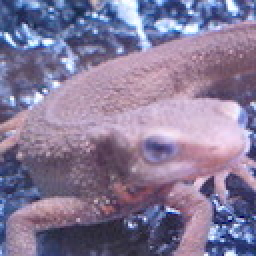
#> input picture backend/files/sample/imori.jpeg, 128 x 128 px (shown 2 times larger)
$ python q25.py
#> lines starting #> are read from the running program, lines starting #| are printed output that depends on the picture
#> in solve, img is the input picture: shape (128, 128, 3); mean B, G, R 152.8, 121.8, 134.1
import matplotlib.pyplot as plt
import numpy as np
import cv2
import datetime
from PIL import Image

def nearest_neighbor_interpolate(img: np.ndarray, ax: float=1.5, ay: float=1.5):
#> called with ax = 1.5, ay = 1.5
	H, W, C = img.shape
#> H = 128; W = 128; C = 3

	aH = int(ay * H)
#> aH = 192
	aW = int(ax * W)
#> aW = 192

	# y軸、x軸の元画像インデックス
	y_index = np.round(np.repeat(np.arange(aH) / ay, aW)).astype(np.uint8)
	x_index = np.round(np.tile(np.arange(aW) / ax, aH)).astype(np.uint8)

	# ファンシーインデックスで選択
	out = img[y_index, x_index, :].reshape([aH, aW, -1])
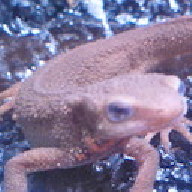
#> out: shape (192, 192, 3); mean B, G, R 152.8, 121.8, 134.1

	out = out.astype(np.uint8)

	return out


def solve(file_path: str, save_dir: str = "files/"):
    img = cv2.imread(file_path)

    img_result = nearest_neighbor_interpolate(img)

    dt_now = datetime.datetime.now()
    save_path = f"{dt_now.strftime('%Y%m%d%H%M%S')}.jpg"
    cv2.imwrite(save_dir + save_path, img_result)
    return {"path": save_path}


if __name__ == "__main__":
	sample_path = "../../files/sample/imori.jpeg"
	save_dir = "../../files/"
	result_path = save_dir + solve(sample_path, save_dir)["path"]

	plt.figure(figsize=(12, 3))
	plt.subplot(1, 2, 1)
	plt.title('input')
	sample_image = Image.open(sample_path)
	sample_array = np.asarray(sample_image)
	plt.imshow(sample_array)

	plt.subplot(1, 2, 2)
	plt.title('output')
	result_image = Image.open(result_path)
	result_array = np.asarray(result_image)
	plt.imshow(result_array)
	plt.show()
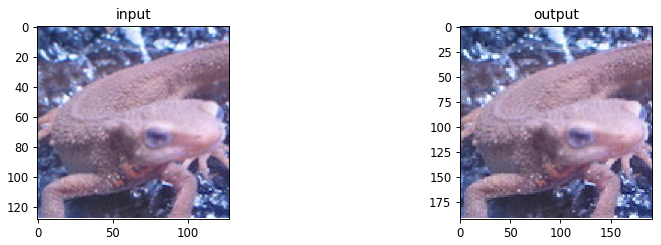
#> figure drawn by matplotlib, 2 panels
